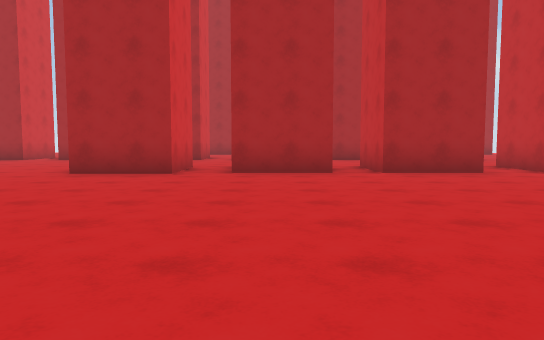
View 1 (above)

24 first-person views from a walk through a scene from a Unity 3-D project. The camera is 1.2 m above the floor, tilts 4° down and sees 70° across. The floor is counted in squares, 2 m on a side. Each view is taken from the middle of a square. On the plan, view 1 faces up. The plan holds only what a view shows up to about 11 squares ahead; the rest is blank. The place goes on beyond the plan. The player character is not drawn.

View 2
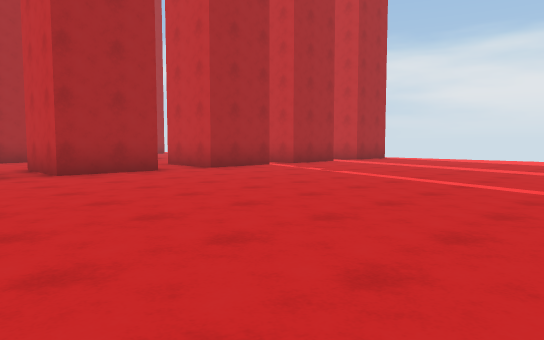

View 3
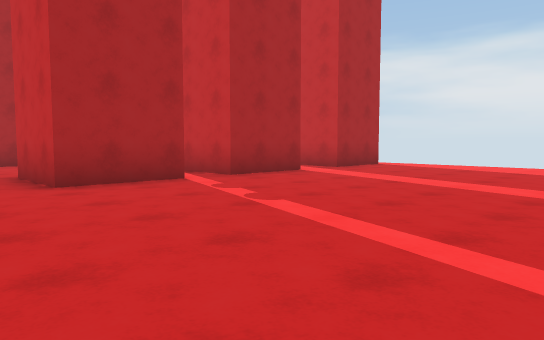

View 4
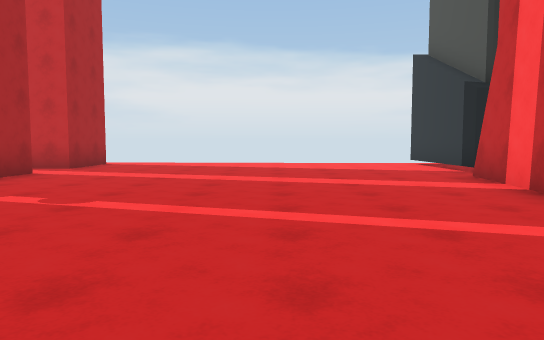

View 5
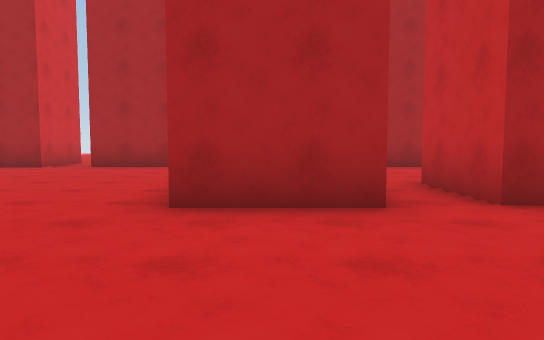

View 6
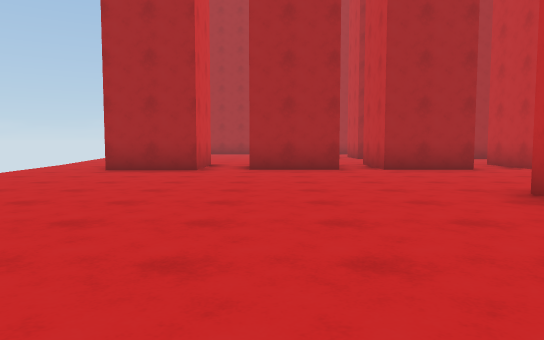

View 7
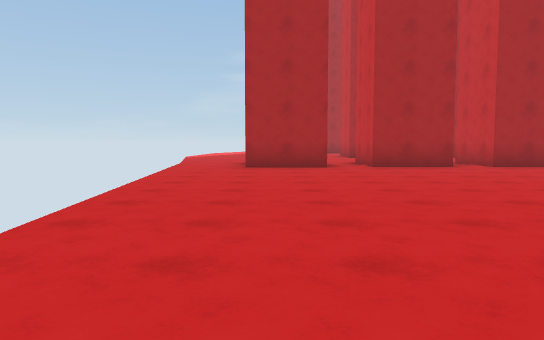

View 8
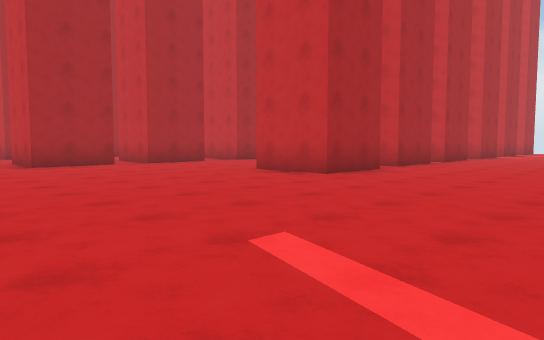

View 9
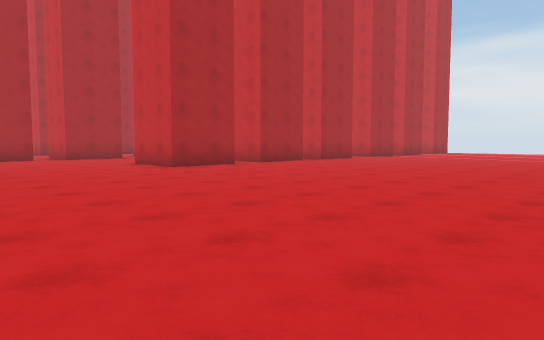

View 10
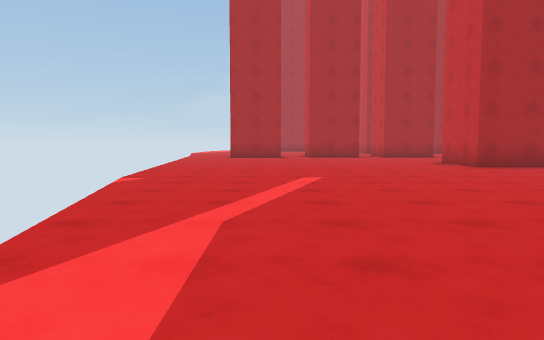

View 11
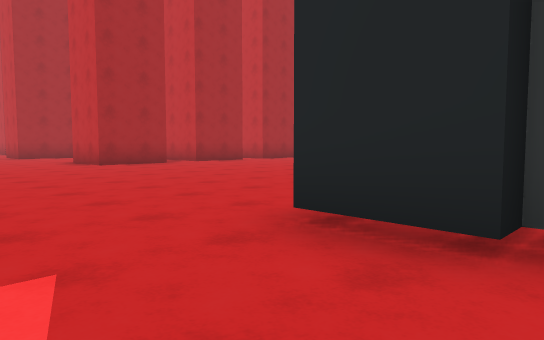

View 12
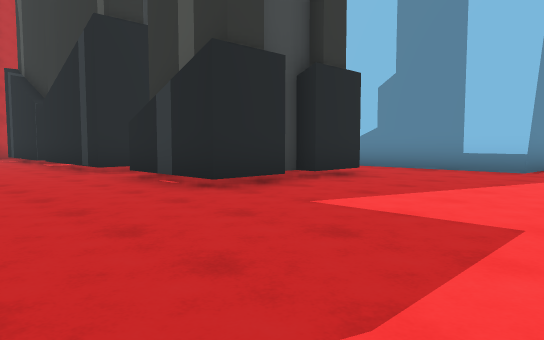

View 13
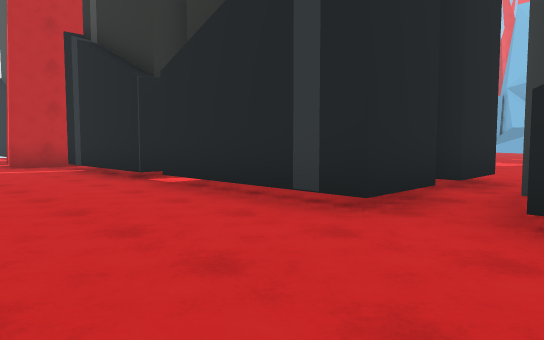

View 14
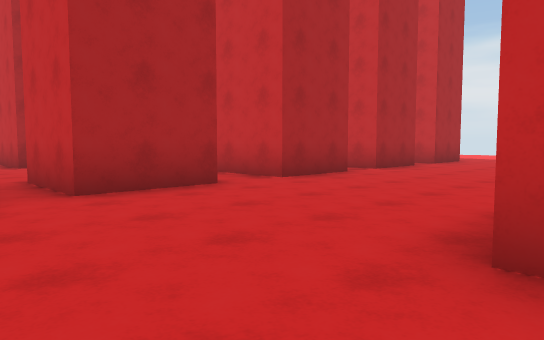

View 15
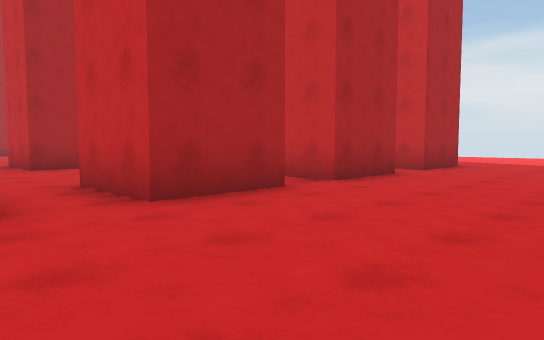

View 16
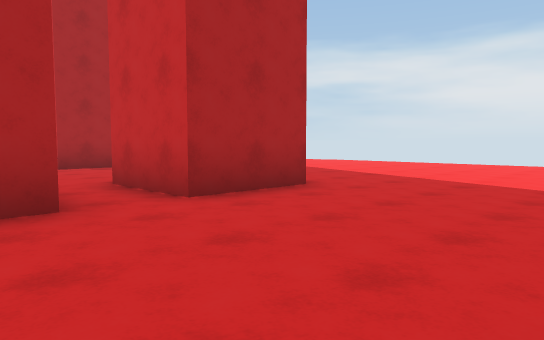

View 17
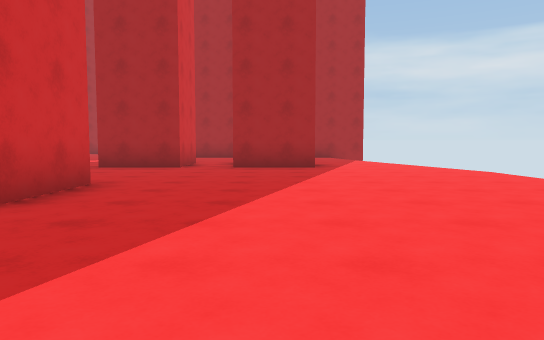

View 18
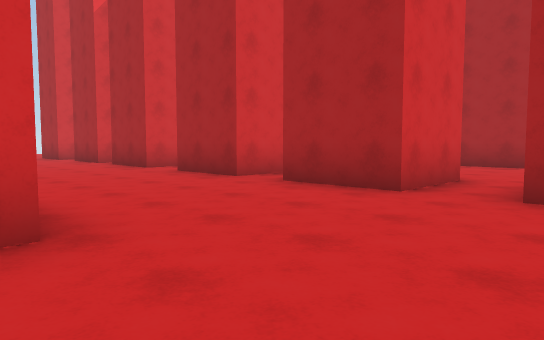

View 19
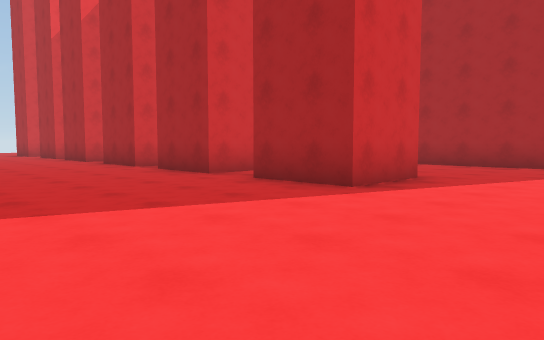

View 20
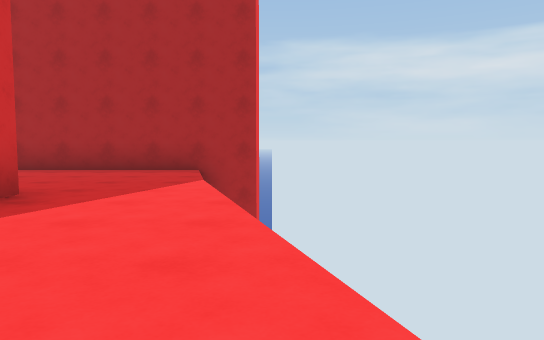

View 21
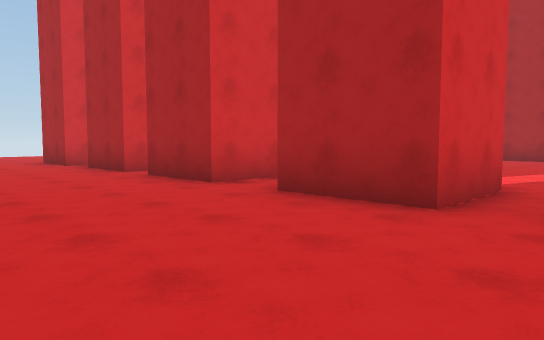

View 22
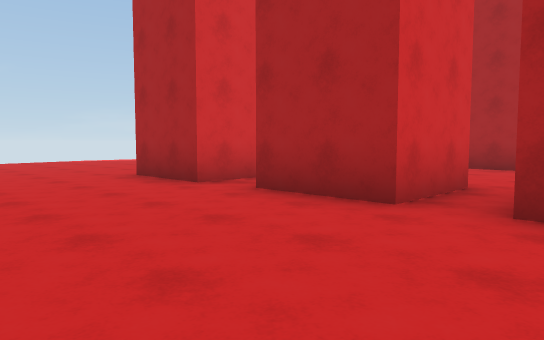

View 23
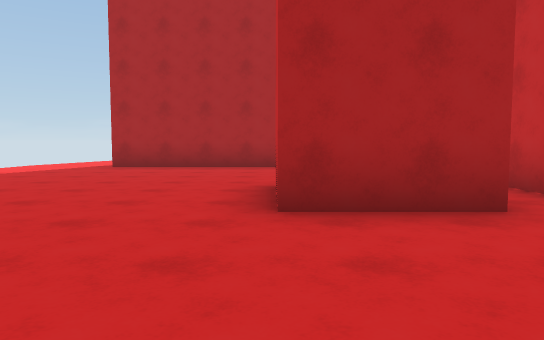

View 24
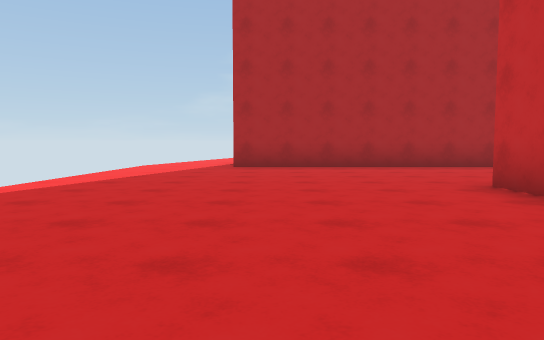

### Floor plan
Points are (right, up) in squares from view 1. A wall is a line through its corners. A room is listed if a view was taken in it or the views show most of it. See-through windows are left out.
Room 1 (views 1, 2, 3, 4, 5, 6, 7, 8, 9, 10, 11, 12, 13, 14, 15, 16, 17, 18, 19, 20, 21, 22, 23, 24)
walls: (1, 13.6) (-1.1, 13.6) (-1.1, 15.8); (-2.4, 13.6) (-4.5, 13.6) (-4.5, 15.8); (-1.8, 9.6) (-1.8, 7.7) (-3.9, 7.7) (-3.9, 9.6); (4.1, 13.6) (2, 13.6); (1.2, 7.7) (-0.8, 7.7) (-0.8, 9.8); (-5.4, 13.6) (-7.5, 13.6) (-7.5, 15.8); (4.2, 7.7) (2, 7.7) (2, 9.8); (7.4, 15.8) (7.4, 13.6) (5.4, 13.6) (5.4, 15.8); (7.6, 7.7) (5.6, 7.7) (5.6, 9.8); (-4.9, 19.5) (-6.9, 19.5) (-6.9, 21.4); (1.2, 21) (1.2, 19.5) (-0.8, 19.5) (-0.8, 21.5); (-8.6, 15.5) (-8.6, 13.6) (-10.8, 13.6); (-1.8, 21.6) (-1.8, 19.5) (-3.9, 19.5) (-3.9, 21.5); (-4.9, 20.6) (-4.9, 19.2); (4.6, 21.5) (4.6, 19.5) (2.5, 19.5); (10.6, 7.7) (8.6, 7.7) (8.6, 9.4); (7.8, 21.5) (7.8, 19.5) (5.8, 19.5); (2, -1) (5.6, -1); (-2.1, 25.6) (-11, 25.6); (6.6, -0.1) (10, -0.7); (14, 7.7) (12, 7.7) (12, 9); (-2.2, -2.5) (-2.2, -1) (1.4, -1); (11.1, 21.6) (11.1, 19.5) (9, 19.5); (10.5, -1) (14, -1); (-2.2, -4.7) (-2.2, -3.1); (-5.8, -4.6) (-5.8, -3.2) (-5.4, -3.2) (-5.4, -2.5) (-5.8, -2.5) (-5.8, -1) (-3.4, -1); (13.7, 25.6) (6.2, 25.6); (-8.2, -6.9) (-4.4, -6.9)
ways out: opening at (-10, -5.3); opening at (-2.5, -5.5); opening at (6, 0); gap at (-3, -3)

Positions as (right, up) in squares from view 1, and headings:
1: (0, 0), facing up
2: (0, 0), facing up-right
3: (4, 2), facing up-right
4: (3, 3), facing right
5: (-3, 4), facing up
6: (-7, 5), facing up
7: (-10, 4), facing up
8: (-10, 3), facing up-right
9: (-9, -1), facing up-right
10: (-9, -2), facing up
11: (-8, -3), facing up-right
12: (-10, 2), facing down-right
13: (-4, 2), facing down-right
14: (-6, 9), facing up-right
15: (-3, 10), facing up-right
16: (3, 10), facing up-right
17: (10, 10), facing up
18: (10, 15), facing up-left
19: (14, 15), facing up-left
20: (14, 17), facing up
21: (6, 16), facing up-left
22: (0, 16), facing up-left
23: (-7, 16), facing up
24: (-10, 16), facing up
